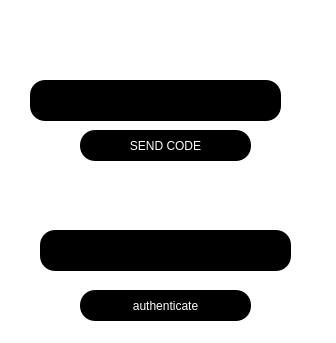
<?xml version="1.0" encoding="UTF-8"?>
<ui version="4.0">
 <class>registro_ok</class>
 <widget class="QWidget" name="registro_ok">
  <property name="geometry">
   <rect>
    <x>0</x>
    <y>0</y>
    <width>336</width>
    <height>343</height>
   </rect>
  </property>
  <property name="windowTitle">
   <string>Manager Password</string>
  </property>
  <property name="windowIcon">
   <iconset>
    <normaloff>../img/Clowns_Password.ico</normaloff>../img/Clowns_Password.ico</iconset>
  </property>
  <property name="styleSheet">
   <string notr="true">background-color: rgb(255, 255, 255);</string>
  </property>
  <widget class="QLabel" name="enviar_email">
   <property name="geometry">
    <rect>
     <x>70</x>
     <y>0</y>
     <width>261</width>
     <height>31</height>
    </rect>
   </property>
   <property name="styleSheet">
    <string notr="true">font: 75 8pt &quot;Fixedsys&quot;;
color: rgb(0, 0, 0);</string>
   </property>
   <property name="text">
    <string/>
   </property>
  </widget>
  <widget class="QLineEdit" name="codigo_trocar_senha">
   <property name="geometry">
    <rect>
     <x>40</x>
     <y>230</y>
     <width>251</width>
     <height>41</height>
    </rect>
   </property>
   <property name="styleSheet">
    <string notr="true">border-radius:15px;
border-style:outset;
background-color: rgb(0, 0, 0);
color: rgb(255, 255, 255);
font: 75 11pt &quot;Fixedsys&quot;;</string>
   </property>
   <property name="text">
    <string/>
   </property>
  </widget>
  <widget class="QPushButton" name="verificador">
   <property name="geometry">
    <rect>
     <x>80</x>
     <y>290</y>
     <width>171</width>
     <height>31</height>
    </rect>
   </property>
   <property name="styleSheet">
    <string notr="true">border-radius:15px;
color: rgb(255, 255, 255);
background-color: rgb(0, 0, 0);
font: 75 11pt &quot;Fixedsys&quot;;</string>
   </property>
   <property name="text">
    <string>authenticate</string>
   </property>
  </widget>
  <widget class="QLabel" name="text_informa">
   <property name="geometry">
    <rect>
     <x>100</x>
     <y>190</y>
     <width>171</width>
     <height>21</height>
    </rect>
   </property>
   <property name="styleSheet">
    <string notr="true">font: 75 8pt &quot;Fixedsys&quot;;
color: rgb(0, 0, 0);</string>
   </property>
   <property name="text">
    <string/>
   </property>
  </widget>
  <widget class="QPushButton" name="enviar_codigo_email">
   <property name="geometry">
    <rect>
     <x>80</x>
     <y>130</y>
     <width>171</width>
     <height>31</height>
    </rect>
   </property>
   <property name="styleSheet">
    <string notr="true">border-radius:15px;
color: rgb(255, 255, 255);
background-color: rgb(0, 0, 0);
font: 75 11pt &quot;Fixedsys&quot;;</string>
   </property>
   <property name="text">
    <string>SEND CODE</string>
   </property>
  </widget>
  <widget class="QLabel" name="enviar_email_2">
   <property name="geometry">
    <rect>
     <x>60</x>
     <y>40</y>
     <width>261</width>
     <height>31</height>
    </rect>
   </property>
   <property name="styleSheet">
    <string notr="true">font: 75 8pt &quot;Fixedsys&quot;;
color: rgb(0, 0, 0);</string>
   </property>
   <property name="text">
    <string/>
   </property>
  </widget>
  <widget class="QLineEdit" name="user_enviar_codigo">
   <property name="geometry">
    <rect>
     <x>30</x>
     <y>80</y>
     <width>251</width>
     <height>41</height>
    </rect>
   </property>
   <property name="styleSheet">
    <string notr="true">border-radius:15px;
border-style:outset;
background-color: rgb(0, 0, 0);
color: rgb(255, 255, 255);
font: 75 11pt &quot;Fixedsys&quot;;</string>
   </property>
   <property name="text">
    <string/>
   </property>
  </widget>
 </widget>
 <resources/>
 <connections/>
</ui>
